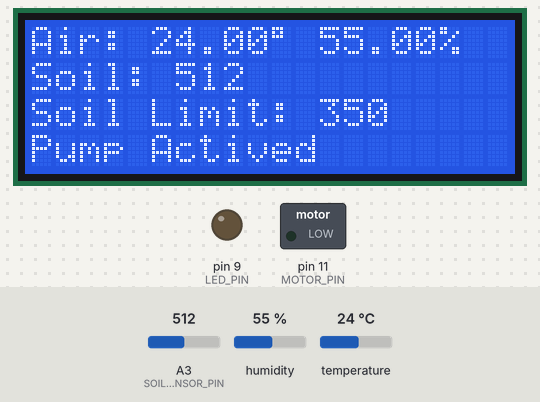
Bench run of a sketch on a simulated Arduino Uno, built with avr-gcc and run on an emulated ATmega328P. Shown: 20×4 character LCD, switched loads named in the sketch (green lamp = pin HIGH), output pins drawn as LEDs (lit = HIGH). Dashed ring = blinking. The inputs (shaded band) are chosen by the test bench; at power-on: A3 (SOIL_SENSOR_PIN) = 512, humidity 55 %, temperature 24 °C.

Above: at 1.7 s.
1.8 s: A3 (SOIL_SENSOR_PIN) set to 360
At 5.7 s:
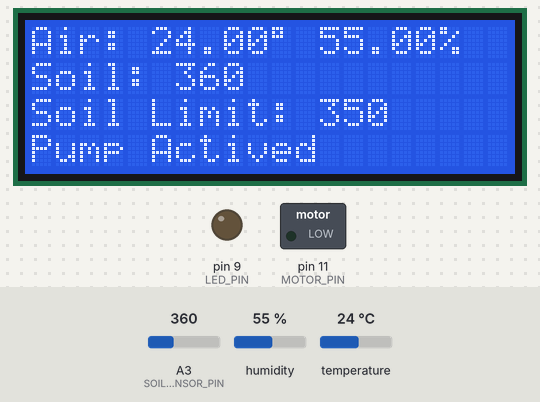
6.0 s: A3 (SOIL_SENSOR_PIN) set to 333
At 8.4 s:
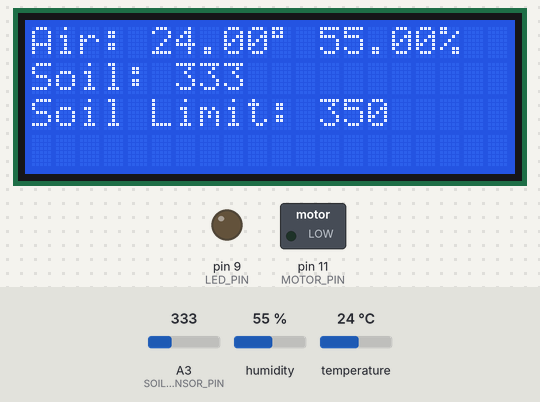
9.2 s: humidity set to 64 %
At 10.6 s:
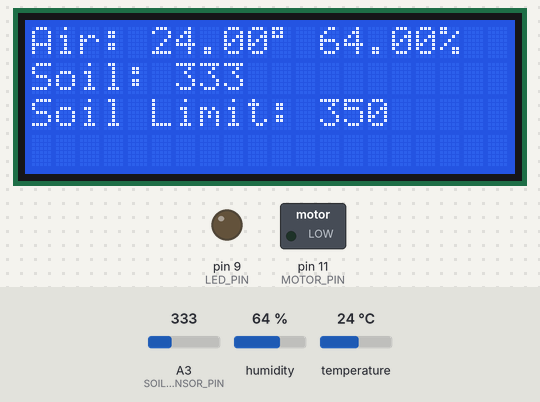
11.4 s: humidity set to 67 %
At 12.14 s:
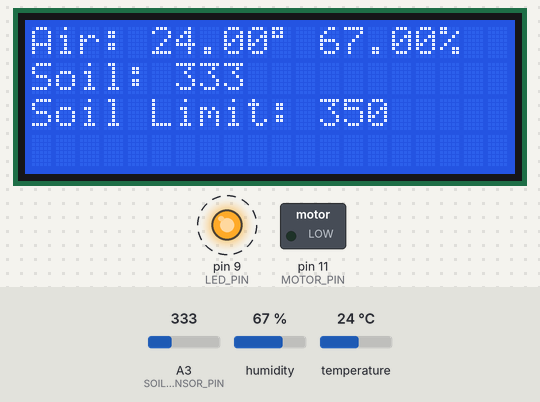
17.1 s: A3 (SOIL_SENSOR_PIN) set to 511
At 21.58 s:
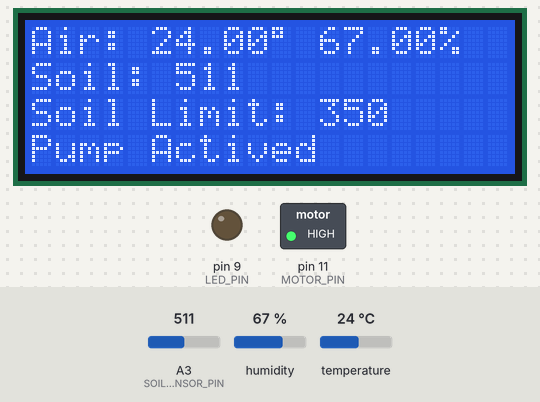
23.1 s: temperature set to 12 °C
At 24.08 s:
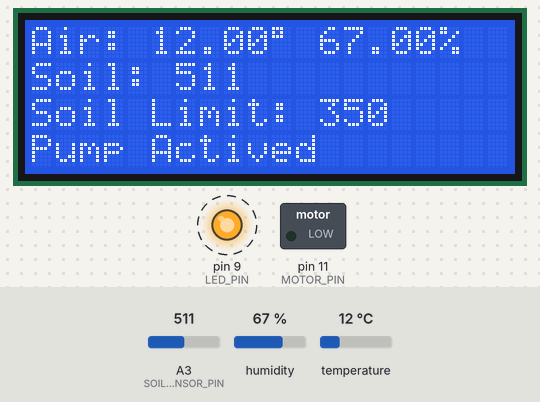
Timing chart, 0 to 26.5 s (numbered marks = the images above; inputs shaded):
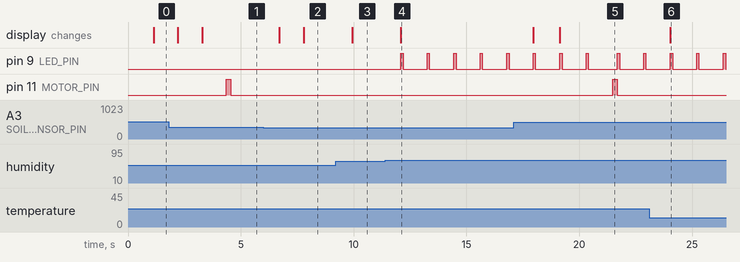

Measured:
- the behaviour switches between 351 and 350 on A3 (SOIL_SENSOR_PIN) (found by bisection; images 1 and 2)
- the behaviour switches between 65 and 66 % on humidity (found by bisection; images 3 and 4)
- after the input at 1.8 s, the display: first changes after 0.41 s (image 1 shows a later state)
- after the input at 6.0 s, the display: first changes after 0.71 s (image 2 shows a later state)
- after the input at 9.2 s, the display: changes after 0.74 s (image 3)
- after the input at 11.4 s, pin 9 (LED_PIN): alternates HIGH for 0.10 s and LOW for 1.1 s, starting after 0.69 s; the display: changes after 0.69 s (image 4)
- after the input at 17.1 s, pin 11 (MOTOR_PIN): LOW → HIGH after 4.4 s, → LOW 0.20 s later; the display: first changes after 0.86 s (image 5 shows a later state)
- after the input at 23.1 s, the display: changes after 0.94 s (image 6)

The sketch:

Smart_Agriculture_System.ino
```cpp
// Include library
// Cai dat thu vien
#include "DHT.h"
#include "LiquidCrystal_I2C.h"

// Define connected pin
// Cai dat cong ket noi
#define SOIL_SENSOR_PIN   A3
#define MOTOR_PIN         11
#define LED_PIN           9

//Setup DHT11 Pin to D10
//Cai dat chan ket noi DHT11 voi D10
DHT dht(10, DHT11);

// Set the LCD address to 0x27 for a 16 chars and 2 line display
// Thiet lap dia chi LCD 0x27 de hien thi 16 ky tu tren hai dong
LiquidCrystal_I2C lcd(0x27, 20, 4);

// Declare variables
// Khai bao bien
float analogValue;
float Temp;
float Humidity;
int Soil_Value;
int Soid_Limit = 350;

void setup() {
  // Initialize LCD 1602 to display
  // Khoi tao LCD 1602 de hien thi
  lcd.init();
  // Turn on LCD backlight
  // Bat den nen LCD 1602
  lcd.backlight();
  // Start DHT11
  dht.begin();
  // Thiet lap chan ket noi o trang thai OUTPUT
  pinMode(LED_PIN, OUTPUT);   // Pinmode led as output pin
  pinMode(MOTOR_PIN, OUTPUT); // Pinmode motor as output pin
}

void loop(){
    //Count 5 times to actived PUMP not run for long time
    //Tao bo dem 5 lan de bom khong hoat dong lien tuc
    int countTime = 5;
        for(int count = 0; count <  5 ; count++){
          countTime += -1;
        //Averaging 10 samples to prevent noise
        //Lay trung binh 10 mau de chong nhieu
         analogValue = 0;
         for(int count1 = 0; count1 <  10 ; count1++){
          analogValue = (analogValue + analogRead(SOIL_SENSOR_PIN));
          delay(100);
         }
         analogValue = analogValue / 10;
         Soil_Value = round(analogValue);
         Temp = dht.readTemperature(0);
         Humidity = dht.readHumidity();
         //Display temperature, humidity and soil moisture value
         //Hien thi thong so nhiet do, do am khong khi DHT11 va thong so do am dat
         lcd.setCursor(0, 0);
         lcd.print(String(String(String("Air: ") + String(Temp)) + String(char(223))) + String(String(" ") + String(String(Humidity) + String("%     "))));
         lcd.setCursor(0, 1);
         lcd.print(String("Soil: ") + String(String(Soil_Value) + String("  ")));
         lcd.setCursor(0, 2);
         lcd.print(String("Soil Limit: ") + String(Soid_Limit));
         if(Soil_Value > Soid_Limit)  {
             lcd.setCursor(0, 3);
             lcd.print("Pump Actived");
             //Active Pump if countTime = 1 and Soil_Value > Soid_Limit
             //Kich hoat bom khi counttime =1 va Soil_Value > Soid_Limit
             if(countTime == 1) {
                digitalWrite(MOTOR_PIN, HIGH);
                delay(200);
                digitalWrite(MOTOR_PIN, LOW);
             }
         }
         else{
             lcd.setCursor(0, 3);
             lcd.print("              ");
             digitalWrite(MOTOR_PIN, LOW);
         }
         //Turn on alarm Led when Temp > 29 and Humidity > 65
         //Kich hoat led bao dong khi nhiet do > 29 va do am >65
         if((Temp > 29)  ||  (Humidity > 65)){
             digitalWrite(LED_PIN, HIGH);
             delay(100);
             digitalWrite(LED_PIN, LOW);
         }
        }
}
```
